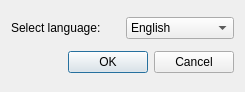
<?xml version="1.0" encoding="UTF-8"?>
<ui version="4.0">
 <class>ChangeLanguageDialog</class>
 <widget class="QDialog" name="ChangeLanguageDialog">
  <property name="geometry">
   <rect>
    <x>0</x>
    <y>0</y>
    <width>245</width>
    <height>92</height>
   </rect>
  </property>
  <property name="windowTitle">
   <string>Change language</string>
  </property>
  <layout class="QVBoxLayout" name="verticalLayout">
   <item>
    <layout class="QHBoxLayout" name="horizontalLayout">
     <item>
      <widget class="QLabel" name="label">
       <property name="text">
        <string>Select language:</string>
       </property>
      </widget>
     </item>
     <item>
      <widget class="QComboBox" name="ChangeLangComboBox">
       <item>
        <property name="text">
         <string>English</string>
        </property>
       </item>
       <item>
        <property name="text">
         <string>Español</string>
        </property>
       </item>
        <item>
          <property name="text">
            <string>Português</string>
          </property>
        </item>
      </widget>
     </item>
    </layout>
   </item>
   <item>
    <layout class="QHBoxLayout" name="horizontalLayout_2">
     <item>
      <spacer name="horizontalSpacer">
       <property name="orientation">
        <enum>Qt::Horizontal</enum>
       </property>
       <property name="sizeHint" stdset="0">
        <size>
         <width>40</width>
         <height>20</height>
        </size>
       </property>
      </spacer>
     </item>
     <item>
      <widget class="QPushButton" name="m_okButton">
       <property name="text">
        <string>OK</string>
       </property>
      </widget>
     </item>
     <item>
      <widget class="QPushButton" name="m_cancelButton">
       <property name="text">
        <string>Cancel</string>
       </property>
      </widget>
     </item>
    </layout>
   </item>
  </layout>
 </widget>
 <resources/>
 <connections>
  <connection>
   <sender>m_okButton</sender>
   <signal>clicked()</signal>
   <receiver>ChangeLanguageDialog</receiver>
   <slot>accept()</slot>
   <hints>
    <hint type="sourcelabel">
     <x>500</x>
     <y>62</y>
    </hint>
    <hint type="destinationlabel">
     <x>276</x>
     <y>44</y>
    </hint>
   </hints>
  </connection>
  <connection>
   <sender>m_cancelButton</sender>
   <signal>clicked()</signal>
   <receiver>ChangeLanguageDialog</receiver>
   <slot>reject()</slot>
   <hints>
    <hint type="sourcelabel">
     <x>417</x>
     <y>62</y>
    </hint>
    <hint type="destinationlabel">
     <x>276</x>
     <y>44</y>
    </hint>
   </hints>
  </connection>
 </connections>
</ui>
